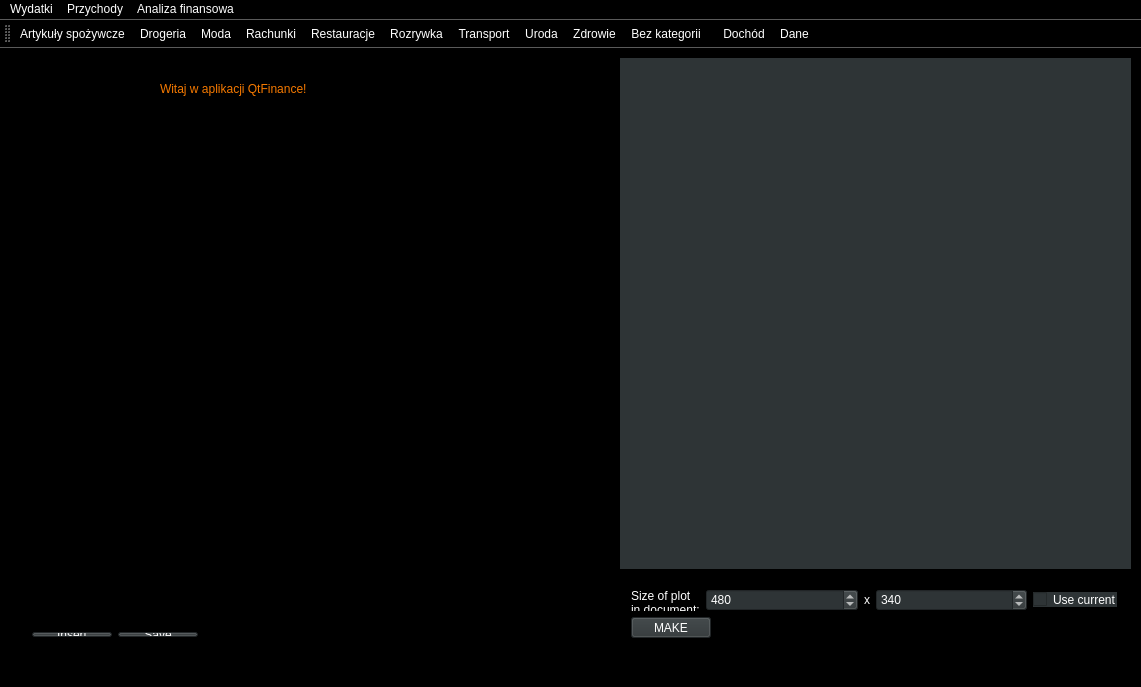
<?xml version="1.0" encoding="UTF-8"?>
<ui version="4.0">
 <class>MainWindow</class>
 <widget class="QMainWindow" name="MainWindow">
  <property name="geometry">
   <rect>
    <x>0</x>
    <y>0</y>
    <width>1141</width>
    <height>687</height>
   </rect>
  </property>
  <property name="windowTitle">
   <string>MainWindow</string>
  </property>
  <property name="styleSheet">
   <string notr="true">background-color: rgb(0, 0, 0);
selection-background-color: rgb(245, 121, 0);
color: rgb(255, 255, 255);</string>
  </property>
  <widget class="QWidget" name="centralWidget">
   <widget class="QCustomPlot" name="customPlot" native="true">
    <property name="geometry">
     <rect>
      <x>620</x>
      <y>10</y>
      <width>511</width>
      <height>511</height>
     </rect>
    </property>
    <property name="styleSheet">
     <string notr="true">background-color: rgb(46, 52, 54);</string>
    </property>
   </widget>
   <widget class="QTextEdit" name="textEdit">
    <property name="geometry">
     <rect>
      <x>20</x>
      <y>90</y>
      <width>561</width>
      <height>461</height>
     </rect>
    </property>
    <property name="autoFillBackground">
     <bool>false</bool>
    </property>
    <property name="styleSheet">
     <string notr="true">border-color: rgb(255, 255, 255);</string>
    </property>
    <property name="frameShape">
     <enum>QFrame::Panel</enum>
    </property>
   </widget>
   <widget class="QLabel" name="label_3">
    <property name="geometry">
     <rect>
      <x>160</x>
      <y>10</y>
      <width>271</width>
      <height>61</height>
     </rect>
    </property>
    <property name="styleSheet">
     <string notr="true">color: rgb(245, 121, 0);
font: 75 italic 16pt &quot;EB Garamond SC&quot;;</string>
    </property>
    <property name="text">
     <string>Witaj w aplikacji QtFinance!</string>
    </property>
   </widget>
   <widget class="QWidget" name="">
    <property name="geometry">
     <rect>
      <x>620</x>
      <y>530</y>
      <width>508</width>
      <height>71</height>
     </rect>
    </property>
    <layout class="QVBoxLayout" name="verticalLayout">
     <item>
      <layout class="QHBoxLayout" name="horizontalLayout">
       <item>
        <widget class="QLabel" name="label">
         <property name="text">
          <string>&lt;html&gt;&lt;head/&gt;&lt;body&gt;&lt;p&gt;Size of plot&lt;br/&gt;in document:&lt;/p&gt;&lt;/body&gt;&lt;/html&gt;</string>
         </property>
        </widget>
       </item>
       <item>
        <widget class="QSpinBox" name="sbWidth">
         <property name="sizePolicy">
          <sizepolicy hsizetype="MinimumExpanding" vsizetype="Fixed">
           <horstretch>0</horstretch>
           <verstretch>0</verstretch>
          </sizepolicy>
         </property>
         <property name="styleSheet">
          <string notr="true">background-color: rgb(46, 52, 54);</string>
         </property>
         <property name="minimum">
          <number>1</number>
         </property>
         <property name="maximum">
          <number>9999</number>
         </property>
         <property name="value">
          <number>480</number>
         </property>
        </widget>
       </item>
       <item>
        <widget class="QLabel" name="label_2">
         <property name="text">
          <string>x</string>
         </property>
        </widget>
       </item>
       <item>
        <widget class="QSpinBox" name="sbHeight">
         <property name="sizePolicy">
          <sizepolicy hsizetype="MinimumExpanding" vsizetype="Fixed">
           <horstretch>0</horstretch>
           <verstretch>0</verstretch>
          </sizepolicy>
         </property>
         <property name="styleSheet">
          <string notr="true">background-color: rgb(46, 52, 54);</string>
         </property>
         <property name="minimum">
          <number>1</number>
         </property>
         <property name="maximum">
          <number>9999</number>
         </property>
         <property name="value">
          <number>340</number>
         </property>
        </widget>
       </item>
       <item>
        <widget class="QCheckBox" name="cbUseCurrentSize">
         <property name="styleSheet">
          <string notr="true">background-color: rgb(46, 52, 54);
border-color: rgb(255, 255, 255);</string>
         </property>
         <property name="text">
          <string>Use current</string>
         </property>
        </widget>
       </item>
      </layout>
     </item>
     <item>
      <layout class="QHBoxLayout" name="horizontalLayout_2">
       <item>
        <widget class="QPushButton" name="pushButton_2">
         <property name="styleSheet">
          <string notr="true">background-color: rgb(46, 52, 54);</string>
         </property>
         <property name="text">
          <string>MAKE</string>
         </property>
        </widget>
       </item>
       <item>
        <spacer name="horizontalSpacer">
         <property name="orientation">
          <enum>Qt::Horizontal</enum>
         </property>
         <property name="sizeHint" stdset="0">
          <size>
           <width>418</width>
           <height>20</height>
          </size>
         </property>
        </spacer>
       </item>
      </layout>
     </item>
    </layout>
   </widget>
   <widget class="QWidget" name="">
    <property name="geometry">
     <rect>
      <x>21</x>
      <y>573</y>
      <width>562</width>
      <height>27</height>
     </rect>
    </property>
    <layout class="QHBoxLayout" name="horizontalLayout_3">
     <item>
      <widget class="QPushButton" name="pushButton">
       <property name="styleSheet">
        <string notr="true">background-color: rgb(46, 52, 54);</string>
       </property>
       <property name="text">
        <string>Insert</string>
       </property>
      </widget>
     </item>
     <item>
      <widget class="QPushButton" name="pushButton_3">
       <property name="styleSheet">
        <string notr="true">background-color: rgb(46, 52, 54);</string>
       </property>
       <property name="text">
        <string>Save</string>
       </property>
      </widget>
     </item>
     <item>
      <spacer name="horizontalSpacer_2">
       <property name="orientation">
        <enum>Qt::Horizontal</enum>
       </property>
       <property name="sizeHint" stdset="0">
        <size>
         <width>388</width>
         <height>20</height>
        </size>
       </property>
      </spacer>
     </item>
    </layout>
   </widget>
  </widget>
  <widget class="QToolBar" name="mainToolBar">
   <attribute name="toolBarArea">
    <enum>TopToolBarArea</enum>
   </attribute>
   <attribute name="toolBarBreak">
    <bool>false</bool>
   </attribute>
   <addaction name="actionArtyku_y_spo_ywcze"/>
   <addaction name="actionKosmetyki"/>
   <addaction name="actionOdzie"/>
   <addaction name="actionRachunki"/>
   <addaction name="actionRozrywka_i_wypoczynek"/>
   <addaction name="actionRozrywka"/>
   <addaction name="actionTransport"/>
   <addaction name="actionUroda"/>
   <addaction name="actionZdrowie"/>
   <addaction name="actionBez_kategorii"/>
   <addaction name="separator"/>
   <addaction name="actionDoch_d"/>
   <addaction name="actionDane"/>
  </widget>
  <widget class="QStatusBar" name="statusBar"/>
  <widget class="QMenuBar" name="menuBar">
   <property name="geometry">
    <rect>
     <x>0</x>
     <y>0</y>
     <width>1141</width>
     <height>22</height>
    </rect>
   </property>
   <widget class="QMenu" name="menuWydatki">
    <property name="title">
     <string>Wydatki</string>
    </property>
    <addaction name="actionArtyku_y_spo_ywcze"/>
    <addaction name="actionKosmetyki"/>
    <addaction name="actionOdzie"/>
    <addaction name="actionRachunki"/>
    <addaction name="actionRozrywka_i_wypoczynek"/>
    <addaction name="actionRozrywka"/>
    <addaction name="actionTransport"/>
    <addaction name="actionUroda"/>
    <addaction name="actionZdrowie"/>
    <addaction name="separator"/>
    <addaction name="actionBez_kategorii"/>
   </widget>
   <widget class="QMenu" name="menuPrzychody">
    <property name="title">
     <string>Przychody</string>
    </property>
    <addaction name="actionDoch_d"/>
   </widget>
   <widget class="QMenu" name="menuAnaliza_finansowa">
    <property name="title">
     <string>Analiza finansowa</string>
    </property>
    <addaction name="actionDane"/>
   </widget>
   <addaction name="menuWydatki"/>
   <addaction name="menuPrzychody"/>
   <addaction name="menuAnaliza_finansowa"/>
  </widget>
  <action name="actionArtyku_y_spo_ywcze">
   <property name="icon">
    <iconset resource="res.qrc">
     <normaloff>:/images/icons-hamburger-80.png</normaloff>:/images/icons-hamburger-80.png</iconset>
   </property>
   <property name="text">
    <string>Artykuły spożywcze</string>
   </property>
  </action>
  <action name="actionUroda">
   <property name="icon">
    <iconset resource="res.qrc">
     <normaloff>:/images/icons-barbershop-80.png</normaloff>:/images/icons-barbershop-80.png</iconset>
   </property>
   <property name="text">
    <string>Uroda</string>
   </property>
  </action>
  <action name="actionKosmetyki">
   <property name="icon">
    <iconset resource="res.qrc">
     <normaloff>:/images/icons8-tube-80.png</normaloff>:/images/icons8-tube-80.png</iconset>
   </property>
   <property name="text">
    <string>Drogeria</string>
   </property>
  </action>
  <action name="actionRachunki">
   <property name="icon">
    <iconset resource="res.qrc">
     <normaloff>:/images/icons-coins-80.png</normaloff>:/images/icons-coins-80.png</iconset>
   </property>
   <property name="text">
    <string>Rachunki</string>
   </property>
  </action>
  <action name="actionRozrywka_i_wypoczynek">
   <property name="icon">
    <iconset resource="res.qrc">
     <normaloff>:/images/icons8-food-and-wine-96.png</normaloff>:/images/icons8-food-and-wine-96.png</iconset>
   </property>
   <property name="text">
    <string>Restauracje</string>
   </property>
  </action>
  <action name="actionBez_kategorii">
   <property name="icon">
    <iconset resource="res.qrc">
     <normaloff>:/images/icons-folder-80.png</normaloff>:/images/icons-folder-80.png</iconset>
   </property>
   <property name="text">
    <string>Bez kategorii</string>
   </property>
  </action>
  <action name="actionOdzie">
   <property name="icon">
    <iconset resource="res.qrc">
     <normaloff>:/images/icons-t-shirt-80.png</normaloff>:/images/icons-t-shirt-80.png</iconset>
   </property>
   <property name="text">
    <string>Moda</string>
   </property>
  </action>
  <action name="actionTransport">
   <property name="icon">
    <iconset resource="res.qrc">
     <normaloff>:/images/icons-airplane-80.png</normaloff>:/images/icons-airplane-80.png</iconset>
   </property>
   <property name="text">
    <string>Transport</string>
   </property>
  </action>
  <action name="actionZdrowie">
   <property name="icon">
    <iconset resource="res.qrc">
     <normaloff>:/images/icons-heart-with-pulse-80.png</normaloff>:/images/icons-heart-with-pulse-80.png</iconset>
   </property>
   <property name="text">
    <string>Zdrowie</string>
   </property>
  </action>
  <action name="actionDoch_d">
   <property name="icon">
    <iconset resource="res.qrc">
     <normaloff>:/images/icons-increase-80.png</normaloff>:/images/icons-increase-80.png</iconset>
   </property>
   <property name="text">
    <string>Dochód</string>
   </property>
  </action>
  <action name="actionDane">
   <property name="icon">
    <iconset resource="res.qrc">
     <normaloff>:/images/icons8-futures-80.png</normaloff>:/images/icons8-futures-80.png</iconset>
   </property>
   <property name="text">
    <string>Dane</string>
   </property>
  </action>
  <action name="actionRozrywka">
   <property name="icon">
    <iconset resource="res.qrc">
     <normaloff>:/images/icons8-stormtrooper-80.png</normaloff>:/images/icons8-stormtrooper-80.png</iconset>
   </property>
   <property name="text">
    <string>Rozrywka</string>
   </property>
  </action>
 </widget>
 <layoutdefault spacing="6" margin="11"/>
 <customwidgets>
  <customwidget>
   <class>QCustomPlot</class>
   <extends>QWidget</extends>
   <header>qcustomplot.h</header>
   <container>1</container>
  </customwidget>
 </customwidgets>
 <resources>
  <include location="res.qrc"/>
 </resources>
 <connections/>
</ui>
